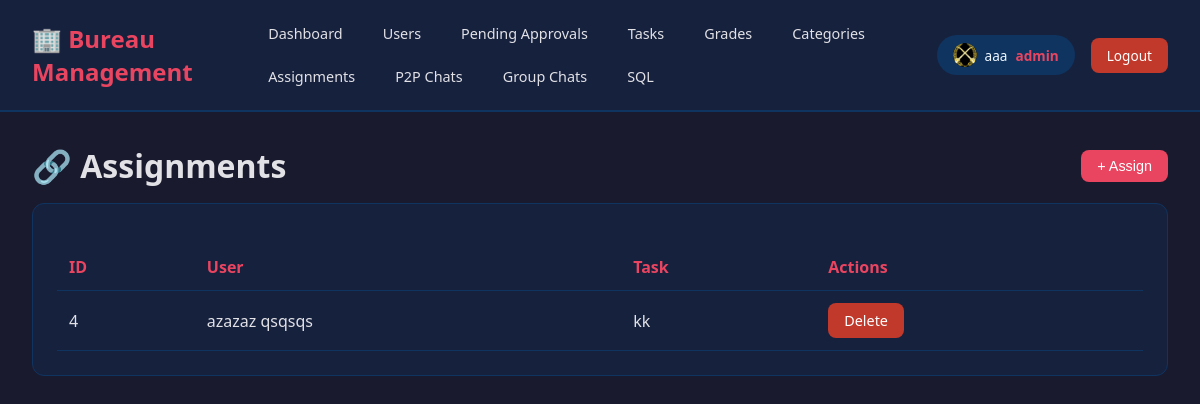
Page /web/assignments (signed in) on the committed database.
### database.py (models this page shows)
class User(db.Model):
    __tablename__ = 'users'
    matricule = db.Column(db.Text, primary_key=True)
    name = db.Column(db.Text, nullable=False)
    family_name = db.Column(db.Text, nullable=False)
    category = db.Column(db.Integer, db.ForeignKey('categories.category_id'), nullable=False)
    grade = db.Column(db.Integer, db.ForeignKey('grades.grade_id'), nullable=True)
    user_name = db.Column(db.Text, nullable=False)
    password = db.Column(db.Text, nullable=False)
    profil_pic_url = db.Column(db.Text, nullable=False)
    user_role = db.Column(db.Integer, db.ForeignKey('user_roles.user_role_id'), nullable=False)
    is_approved = db.Column(db.Boolean, nullable=False, default=False)  # NEW: Approval status
    category_rel = db.relationship('Category', backref='users')
    grade_rel = db.relationship('Grade', backref='users')
    role_rel = db.relationship('UserRole', backref='users')
    approval_request = db.relationship('UserApprovalRequest', uselist=False, backref='user', cascade='all, delete-orphan')

class Assignment(db.Model):
    __tablename__ = 'assignement'
    assignement_id = db.Column(db.Integer, primary_key=True)
    user_id = db.Column(db.Text, db.ForeignKey('users.matricule'), nullable=False)
    task_id = db.Column(db.Text, db.ForeignKey('ToDo_task.task_id'), nullable=False)
    user = db.relationship('User', backref='assignments')
    task = db.relationship('ToDoTask', backref='assignments')

class ToDoTask(db.Model):
    __tablename__ = 'ToDo_task'
    task_id = db.Column(db.Integer, primary_key=True)
    title = db.Column(db.Text, nullable=False)
    description = db.Column(db.Text, nullable=False)
    created_at = db.Column(db.DateTime, nullable=False, default=datetime.utcnow)
    dead_line = db.Column(db.DateTime, nullable=False)
    creater = db.Column(db.Text, db.ForeignKey('users.matricule'), nullable=False)
    state = db.Column(db.Integer, db.ForeignKey('task_states.task_state_id'), nullable=False)
    creator_rel = db.relationship('User', backref='tasks')
    state_rel = db.relationship('TaskState', backref='tasks')

### app.py (the view)
@app.route('/web/assignments')
@manager_required
def web_assignments():
    assignments = Assignment.query.all()
    users = User.query.all()
    states = TaskState.query.all()
    current_user = get_current_user()
    if current_user.user_role == ROLE_ADMIN:
        tasks = ToDoTask.query.all()
    else:
        tasks = ToDoTask.query.filter_by(creater=current_user.matricule).all()
    return render_template('tables/assignments.html',
                         assignments=assignments,
                         users=users,
                         tasks=tasks,
                         states=states)

### app.py (called while the page is built)
@app.context_processor
def inject_pending_approvals_count():
    def get_pending_approvals_count():
        return UserApprovalRequest.query.count()
    return dict(get_pending_approvals_count=get_pending_approvals_count)

@app.context_processor
def inject_user_profile_pic():
    def get_user_profile_pic():
        if 'user_matricule' in session:
            user = User.query.get(session['user_matricule'])
            if user:
                return get_profile_picture_url(user)
        return '/static/uploads/profiles/default.png'
    return dict(profile_pic=get_user_profile_pic())

### auth.py (called while the page is built)
def get_current_user():
    from database import User
    if 'user_matricule' in session:
        return User.query.get(session['user_matricule'])
    return None

### utils.py (called while the page is built)
def get_profile_picture_url(user):
    if user and user.profil_pic_url and user.profil_pic_url.strip():
        return user.profil_pic_url
    return "/static/uploads/profiles/default.png"

### templates/tables/assignments.html (shortened to what this page needs)
{% extends "base.html" %}
{% block content %}
<div style="display: flex; justify-content: space-between; align-items: center; margin-bottom: 1rem;">
    <h1>🔗 Assignments</h1>
    <button class="btn btn-primary" onclick="document.getElementById('addModal').classList.add('active')">+ Assign</button>
</div>
<div class="card">
    <table>
        <thead><tr><th>ID</th><th>User</th><th>Task</th><th>Actions</th></tr></thead>
        <tbody>
            {% for a in assignments %}
            <tr>
                <td>{{ a.assignement_id }}</td>
                <td>{{ a.user.name if a.user else a.user_id }} {{ a.user.family_name if a.user else '' }}</td>
                <td>{{ a.task.title if a.task else a.task_id }}</td>
                <td><a href="{{ url_for('web_delete_assignment', id=a.assignement_id) }}" class="btn btn-danger" onclick="return confirm('Delete?')">Delete</a></td>
            </tr>
            {% endfor %}
        </tbody>
    </table>
</div>
                    {% set current_matricule = session.get('user_matricule') %}
{% endblock %}

### templates/base.html (shortened to what this page needs)
<!DOCTYPE html>
<html lang="en">
<head>
</head>
<body>
    <nav class="navbar">
        <div class="navbar-left">
            <h1>🏢 Bureau Management</h1>
            <div class="nav-links">
                <a href="{{ url_for('dashboard') }}">Dashboard</a>
                {% if session.get('user_role') in [1, 2] %}<a href="{{ url_for('web_users') }}">Users</a>{% endif %}
                {% if session.get('user_role') in [1, 2] %}<a href="{{ url_for('web_pending_approvals') }}">Pending Approvals</a>{% endif %}
                <a href="{{ url_for('web_tasks') }}">Tasks</a>
                {% if session.get('user_role') == 1 %}<a href="{{ url_for('web_grades') }}">Grades</a>{% endif %}
                {% if session.get('user_role') == 1 %}<a href="{{ url_for('web_categories') }}">Categories</a>{% endif %}
                {% if session.get('user_role') in [1, 2] %}<a href="{{ url_for('web_assignments') }}">Assignments</a>{% endif %}
                <a href="{{ url_for('web_p2p_chats') }}">P2P Chats</a>
                <a href="{{ url_for('web_group_chats') }}">Group Chats</a>
                {% if session.get('user_role') == 1 %}<a href="{{ url_for('web_sql') }}">SQL</a>{% endif %}
            </div>
        </div>
        <div class="user-info">
            <a href="{{ url_for('profile') }}" style="text-decoration: none;">
                <div class="user-badge" style="display: flex; align-items: center; gap: 0.5rem; cursor: pointer;">
                    <img src="{{ profile_pic if profile_pic is defined else '/static/uploads/profiles/default.png' }}"
                         alt="" style="width: 24px; height: 24px; border-radius: 50%; object-fit: cover;">
                    <span style="color: aliceblue;">{{ session.get('user_name', 'Guest') }}</span>
                    <span class="role">{{ session.get('user_role_name', 'Unknown') }}</span>
                </div>
            </a>
            <a href="{{ url_for('logout') }}" class="btn-logout">Logout</a>
        </div>
    </nav>
    <div class="container">
        {% block content %}{% endblock %}
    </div>
</body>
</html>

### templates/base.html (style rules this page uses)
* { margin: 0; padding: 0; box-sizing: border-box; }
body { font-family: 'Segoe UI', Tahoma, Geneva, Verdana, sans-serif; background: #1a1a2e; color: #e1e1e6; min-height: 100vh; }
.navbar { background: #16213e; padding: 1rem 2rem; display: flex; align-items: center; justify-content: space-between; border-bottom: 2px solid #0f3460; }
.navbar-left { display: flex; align-items: center; gap: 2rem; }
.navbar h1 { color: #e94560; font-size: 1.5rem; }
.nav-links { display: flex; gap: 0.5rem; flex-wrap: wrap; }
.nav-links a { color: #e1e1e6; text-decoration: none; padding: 0.5rem 1rem; border-radius: 8px; transition: all 0.3s; font-size: 0.9rem; }
.user-info { display: flex; align-items: center; gap: 1rem; }
.user-badge { background: #0f3460; padding: 0.5rem 1rem; border-radius: 20px; font-size: 0.85rem; }
.user-badge .role { color: #e94560; font-weight: bold; }
.btn-logout { background: #c0392b; color: white; padding: 0.5rem 1rem; border-radius: 8px; text-decoration: none; font-size: 0.85rem; transition: background 0.3s; }
.container { padding: 2rem; max-width: 1400px; margin: 0 auto; }
.card { background: #16213e; border-radius: 12px; padding: 1.5rem; margin-bottom: 1.5rem; border: 1px solid #0f3460; }
table { width: 100%; border-collapse: collapse; margin-top: 1rem; }
th, td { padding: 0.75rem; text-align: left; border-bottom: 1px solid #0f3460; }
th { color: #e94560; font-weight: 600; }
.btn { display: inline-block; padding: 0.5rem 1rem; border-radius: 8px; text-decoration: none; border: none; cursor: pointer; font-size: 0.9rem; transition: all 0.3s; }
.btn-primary { background: #e94560; color: white; }
.btn-danger { background: #c0392b; color: white; }

### rows in the picture
User: profil_pic_url (picture), get "admin"
Assignment: assignement_id "4", user "azazaz", user "qsqsqs", task "kk"

### other values in the picture
{{ session.get('user_name', 'Guest') }} "aaa"
